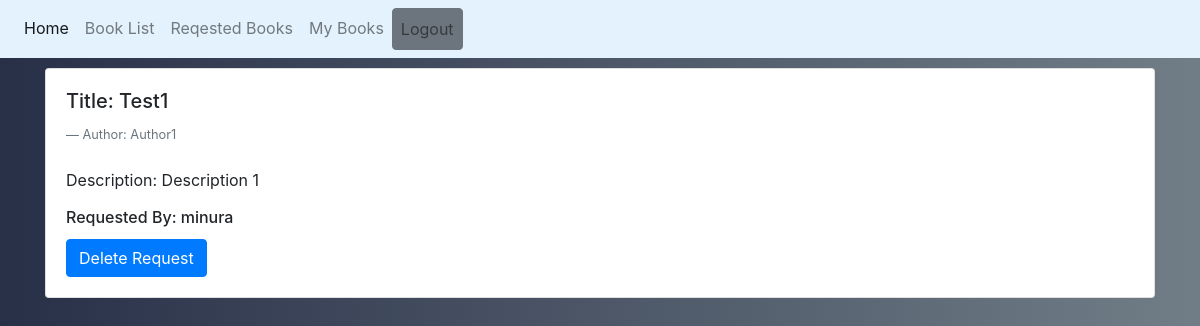
Screenshot of /view_requests.php with the database file from the repository.
### tables this page shows
CREATE TABLE `book_requests` (
  `req_id` int(11) NOT NULL,
  `book_id` varchar(100) NOT NULL,
  `book_title` varchar(100) NOT NULL,
  `book_author` varchar(100) NOT NULL,
  `book_description` varchar(100) NOT NULL,
  `username` varchar(100) NOT NULL,
  `status` varchar(50) NOT NULL DEFAULT 'Pending'
);

### view_requests.php (the view, shortened to what this page needs)
<?php
	include 'config.php';
		$sql = "SELECT * FROM book_requests WHERE status='Pending'";
		$query = mysqli_query($conn, $sql);
?>
<!DOCTYPE html>
<html>
<head>
	<link rel="stylesheet" type="text/css" href="./bootstrap/css/bootstrap.min.css">
</head>
<body style='background-image: url("Titanium.jpg");'>
    <nav class="navbar navbar-expand-lg navbar-light" style="background-color: #e3f2fd;">
      <div class="navbar-nav">
        <a class="nav-item nav-link active" href="index.php">Home</a>
        <a class="nav-item nav-link" href="book_list.php">Book List</a>
        <a class="nav-item nav-link" href="requested_books.php">Reqested Books</a>
        <a class="nav-item nav-link" href="my_books.php" <?php if($_SESSION['username'] == 'admin') { echo "hidden"; } ?> >My Books</a>
        <a class="btn btn-secondary nav-item nav-link" href="logout.php">Logout</a>
      </div>
    </nav>
	<div class="container">
		<?php
			while($row = mysqli_fetch_assoc($query))
			{
		?>
		<div class="card" style="margin-bottom: 20px; margin-top: 10px;">
			<div class="card-body">
				<h5 class="card-title">Title: <?php echo $row['book_title'] ?></h5>
				<footer class="blockquote-footer">Author: <?php echo $row['book_author'] ?></footer>
				<br>
				<p class="card-text">Description: <?php echo $row['book_description'] ?></p>
				<h6 class="card-title">Requested By: <?php echo $row['username'] ?></h6>
				<a href="delete_request.php?reqid=<?php echo $row['req_id'] ?>" class="btn btn-primary" name="delete-request">Delete Request</a>
			</div>
		</div>
		<?php
			}
		?>
	</div>
</body>
</html>

### rows the page displays
book_requests: book_title "Test1", book_author "Author1", book_description "Description 1", username "minura"
